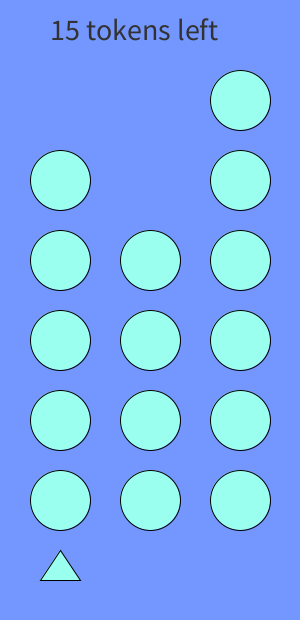
Frame 1 (no input)
Frame 60 (the mouse pressed at the canvas centre just before this capture): identical to frame 1, image omitted
Frame 120 (the mouse held since frame 60 and released just before this capture): identical to frame 1, image omitted

The Processing sketch that drew this single still picture (run headless with seeded random() and noise(); from frame 60 on, the mouse is pressed at the canvas centre):

// Processing sketch: Nim
// ── Nim.pde
// Daihan Zhu
// 20643647

int a = 50;
int b = 150;
int c = 250;

int r = 40; // Triangle position 

int num = 3; // number of colums

int colums[] = new int[num]; // array of colums
int colums2[] = subset(colums, 0, 1);

int y = 80; // token y

int counter = 0;

float selected;

boolean count = false; // check if triangle is below colum
String score; // game score

// int rendom; //

void setup() {
  size(300, 620);

  for (int i = 0; i < num; i++) {
    colums[i] = rendom();
   
  }
}

void draw() {

  background(115, 150, 255);

  fill(155, 255, 240);

  constrain(r, 20, 300);

  // draw token
  for (int i = 0; i < num; i++) {
   
    for (int y = 0; y < colums[i]; y++) {
     
      ellipse(90 * i + 60, height - (y * 80 + 120), 60, 60);
      
      // check if token is above triangle
      if ((90 * i + 60) == (r + 20)) {

        selected = counter;

        count = true;
      } else {

        count = false;
      }
    }
  }

  // draw triangle
  triangle(r, 580, r + 20, 550, r + 40, 580);

  y = constrain(y, 0, 500); // constrain of y position of circle
  
  // constrain of number of token in each row, cannot go below 0
  colums[0]= constrain(colums[0], 0, 7);
  colums[1] = constrain(colums[1], 0, 7);
  colums[2] = constrain(colums[2], 0, 7);
 
  // score counter
  score = colums[0] + colums[1] + colums[2] + " tokens left"; 
  
  // score display
  textSize(30);
  fill(50);
  text(score, 50, 40);
  
  
  
}

void keyPressed() {

  // arrow key moving left or right
  if (keyCode == LEFT) {
    r = r - 90;
  }
  if (keyCode == RIGHT) {
    r = r + 90;
  }

  r = constrain(r, 40, 220); // constrain triangle position

  // number pressed to take away the number of token
  if ( (key >= '1') && (key <= '8') ) {  
    for (int i = 0; i < num; i++) {
      
      int numTokens = (key - '0');

      if ((90 * i + 60) == (r + 20)) {
        
        colums[i] = colums[i] - numTokens;
       
      } else if (i < numTokens) {      
        colums[i] = colums[i]; // Nothing happens if number is higher than token available
      }
    }
  }
}

// functtion to draw a random number of dot
int rendom() {  
  return int(random(3, 7));
}
